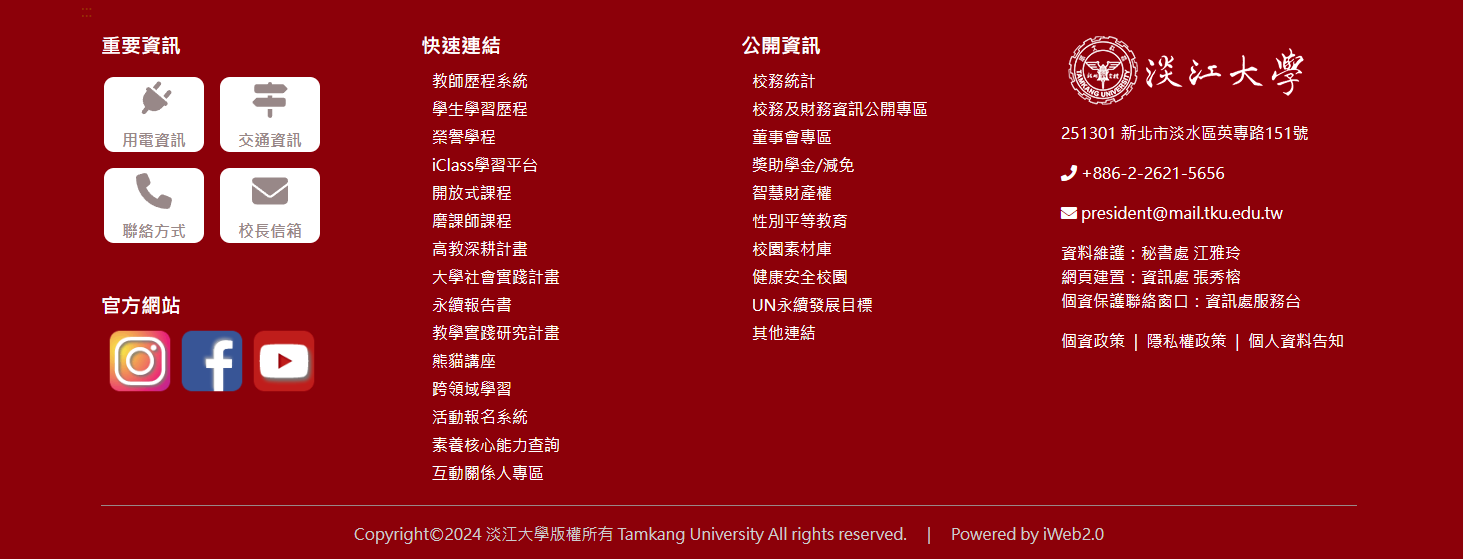
#> input picture cv/002.png, 1464 x 559 px
$ python a08.py
#> lines starting #> are read from the running program, lines starting #| are printed output that depends on the picture; after the words box and inside, x2 and y2 are one past the last pixel; in counts of white or black regions, pixels touching at a corner belong together
import cv2
import numpy as np


input_img = cv2.imread("002.png")
#> input_img is the input picture: shape (559, 1464, 3); mean B, G, R 27.6, 19.2, 148
img = cv2.resize(input_img, (1464, 559))

#B-215 G-215 R-248
hsv = cv2.cvtColor(img, cv2.COLOR_BGR2HSV)
#> hsv: shape (559, 1464, 3); mean H, S, V 164.6, 235.7, 148.9

#BGR
lower_red = np.array([148, 115, 115])
upper_red = np.array([348, 315, 315])

mask_red = cv2.inRange(hsv, lower_red, upper_red)
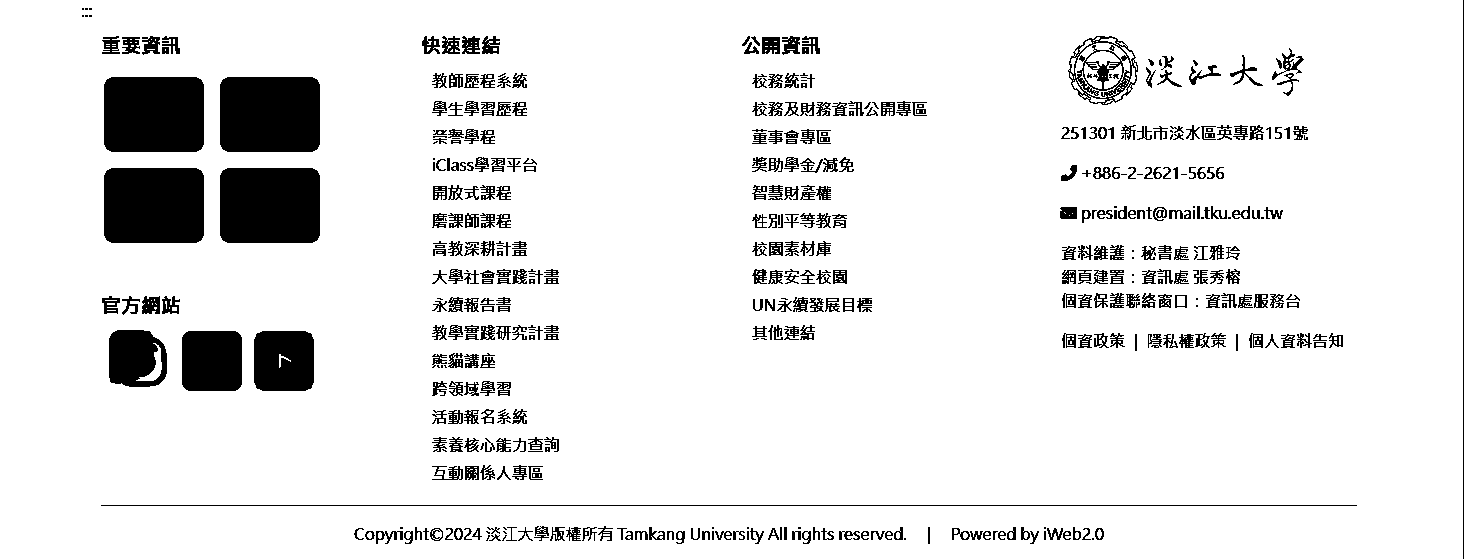
#> mask_red: shape (559, 1464); 90.8% white; 497 black regions (103 under 20 px), largest, box (x1, y1, x2, y2) and area: (104, 77, 204, 152) 7416, (220, 77, 320, 152) 7416, (104, 168, 204, 243) 7416

cv2.imshow('mask_red', mask_red)
cv2.waitKey(0)
